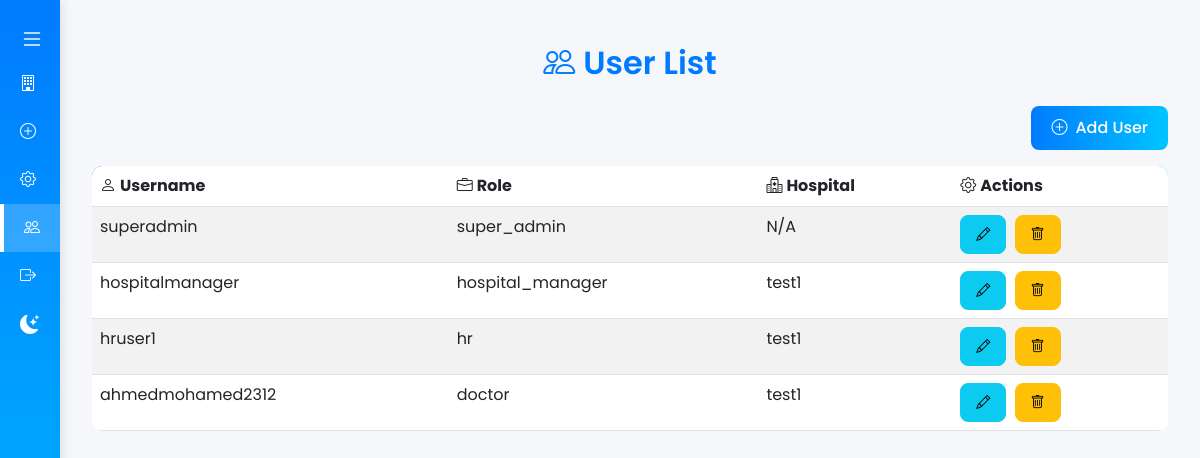
Screenshot of /superadmin/users/ (signed in) with the database file from the repository.
### hr/models.py (models this page shows, shortened)
class CustomUser(AbstractUser):
    ROLE_CHOICES = [
        ('super_admin', 'Super Admin'),
        ('doctor', 'Doctor'),
        ('nurse', 'Nurse'),
        ('receptionist', 'Receptionist'),
        ('pharmacist', 'Pharmacist'),
        ('hospital_manager', 'Hospital manager'),
        ('hr', 'Human Resources'),
    ]
    EMPLOYMENT_STATUS_CHOICES = [
        ('active', 'Active'),
        ('suspended', 'Suspended'),
        ('leave', 'Leave'),
    ]
    CONTRACT_TYPE_CHOICES = [
        ('permanent', 'Permanent'),
        ('temporary', 'Temporary'),
        ('contract', 'Contract'),
    ]
    PRACTITIONER_CLASSIFICATION_CHOICES = [
        ('consultant', 'Consultant'),
        ('specialist', 'Specialist'),
        ('second_specialist', 'Second Specialist'),
        ('senior_physician', 'Senior Physician'),
        ('second_physician', 'Second Physician'),
        ('third_physician', 'Third Physician'),
    ]
    ATTENDANCE_METHOD_CHOICES = [
        ('fingerprint', 'Fingerprint'),
        ('facial_print', 'Facial Print'),
        ('login_logout', 'Log In and Log Out'),
        ('kpi', 'KPI-Based'),
    ]
    departments = models.ManyToManyField('manager.Department', blank=True, related_name='users', null=True)
    role = models.CharField(max_length=20, choices=ROLE_CHOICES, default='hospital_manager')
    hospital = models.ForeignKey(
        'superadmin.Hospital',
        on_delete=models.SET_NULL,
        null=True,
        blank=True,
        default=None
    )
    hire_date = models.DateField(null=True, blank=True)
    salary_base = models.DecimalField(max_digits=10, decimal_places=2, default=0.00)
    national_id = models.CharField(max_length=20, unique=True, null=True, blank=True, db_index=True)
    is_active = models.BooleanField(default=True)
    full_name = models.CharField(max_length=200, blank=True)
    job_number = models.CharField(max_length=20, unique=True, blank=True, null=True, db_index=True)
    id_passport_number = models.CharField(max_length=50, blank=True, null=True)
    specialty = models.CharField(max_length=100, blank=True, null=True)
    practitioner_classification = models.CharField(
        max_length=50,
        choices=PRACTITIONER_CLASSIFICATION_CHOICES,
        blank=True,
        null=True,
    )
    contract_type = models.CharField(
        max_length=20,
        choices=CONTRACT_TYPE_CHOICES,
        blank=True,
        null=True,
    )
    benefits = models.DecimalField(max_digits=10, decimal_places=2, default=0.00)
    allowances = models.DecimalField(max_digits=10, decimal_places=2, default=0.00)
    phone_number = models.CharField(max_length=20, blank=True, null=True)
    email = models.EmailField(blank=True, null=True)
    address = models.TextField(blank=True, null=True)
    employment_status = models.CharField(
        max_length=20,
        choices=EMPLOYMENT_STATUS_CHOICES,
        default='active',
    )
    health_certificate = models.FileField(
        upload_to='health_certificates/',
        blank=True,
        null=True,
    )
    attendance_method = models.CharField(
        max_length=20,
        choices=ATTENDANCE_METHOD_CHOICES,
        blank=True,
        null=True,
        help_text="Individual attendance method; defaults to system setting if blank."
    )
    class Meta:
        indexes = [
            models.Index(fields=['hospital', 'role']),
        ]

### superadmin/models.py (models this page shows)
class Hospital(models.Model):
    HOSPITAL_TYPES = [
        ('general', 'General Hospital'),
        ('specialized', 'Specialized Hospital'),
        ('clinic', 'Clinic'),
    ]
    name = models.CharField(max_length=100)
    hospital_type = models.CharField(max_length=20, choices=HOSPITAL_TYPES, default='general')
    location = models.CharField(max_length=200, blank=True)
    address = models.TextField()
    def __str__(self):
        return self.name

### superadmin/views.py (the view)
# urls.py: path('users/', UserListView.as_view(), name='user_list'),
class UserListView(LoginRequiredMixin, SuperAdminRequiredMixin, ListView):
    model = CustomUser
    template_name = 'users/user_list.html'
    context_object_name = 'users'

### superadmin/views.py (called while the page is built)
    def test_func(self):
        return self.request.user.role == 'super_admin'

### templates/users/user_list.html (shortened to what this page needs)
{% extends "base.html" %}
{% block content %}
<div class="container my-4">
    <h2 class="mb-4 text-center"><i class="bi bi-people me-2"></i>User List</h2>
    <div class="text-end mb-3">
        <a href="{% url 'superadmin:user_create' %}" class="btn btn-primary"><i class="bi bi-plus-circle me-2"></i>Add User</a>
    </div>
    <div class="table-responsive">
        <table class="table table-striped table-hover">
            <thead>
                <tr>
                    <th><i class="bi bi-person me-1"></i>Username</th>
                    <th><i class="bi bi-briefcase me-1"></i>Role</th>
                    <th><i class="bi bi-hospital me-1"></i>Hospital</th>
                    <th><i class="bi bi-gear me-1"></i>Actions</thThead>
                </tr>
            </thead>
            <tbody>
                {% for user in users %}
                <tr>
                    <td>{{ user.username }}</td>
                    <td>{{ user.role }}</td>
                    <td>{{ user.hospital|default:"N/A" }}</td>
                    <td>
                        <a href="{% url 'superadmin:user_update' user.pk %}" class="btn btn-sm btn-info me-1"><i class="bi bi-pencil"></i></a>
                        <a href="{% url 'superadmin:user_delete' user.pk %}" class="btn btn-sm btn-warning"><i class="bi bi-trash"></i></a>
                    </td>
                </tr>
                {% empty %}
                <tr>
                    <td colspan="4" class="text-center text-muted py-4">
                        <i class="bi bi-person-x-fill me-2" style="font-size: 1.5rem;"></i>No users found.
                    </td>
                </tr>
                {% endfor %}
            </tbody>
        </table>
    </div>
</div>
{% endblock %}

### templates/base.html (style rules this page uses)
:root { --body-bg: #f5f7fa; --body-color: #333; --main-content-bg: #f5f7fa; --sidebar-bg: linear-gradient(180deg, #007bff, #00c4ff); --card-bg: white; --table-bg: transparent; --table-color: #333; --table-border-color: #dee2e6; --table-hover-bg: #f1f4f8; --table-striped-bg: rgba(0, 0, 0, 0.05); }
body { background-color: var(--body-bg); font-family: 'Poppins', sans-serif; color: var(--body-color); display: flex; min-height: 100vh; margin: 0; transition: background-color 0.3s ease, color 0.3s ease; }
.container { max-width: 1200px; }
h2, h4, h5 { color: #007bff; font-weight: 600; }
.btn-primary { background: linear-gradient(90deg, #007bff, #00c4ff); border: none; border-radius: 8px; padding: 10px 20px; font-weight: 500; transition: all 0.3s ease; }
.btn-info, .btn-warning { border-radius: 8px; padding: 8px 15px; font-weight: 500; }
.table { background-color: var(--table-bg); color: var(--table-color); border-color: var(--table-border-color); border-radius: 10px; overflow: hidden; box-shadow: none; }
.table thead { background: linear-gradient(90deg, #007bff, #00c4ff); color: white; }
.table-striped tbody tr:nth-of-type(odd) { background-color: var(--table-striped-bg); }
.table th, .table td { border-color: var(--table-border-color); }

### rows the page displays
CustomUser: username "superadmin", role "super_admin", hospital "N/A"
CustomUser: username "hospitalmanager", role "hospital_manager", hospital "test1"
CustomUser: username "hruser1", role "hr", hospital "test1"
CustomUser: username "ahmedmohamed2312", role "doctor", hospital "test1"
